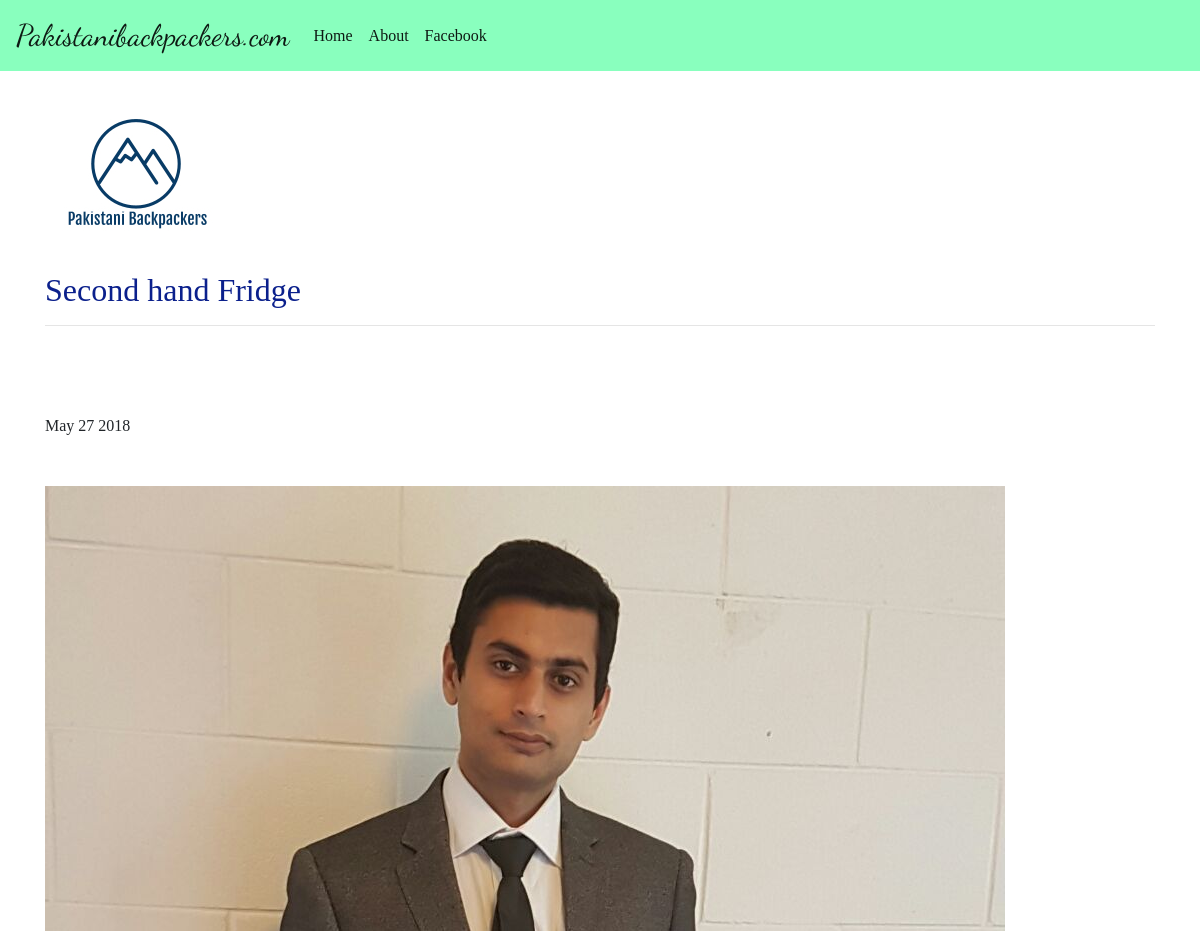
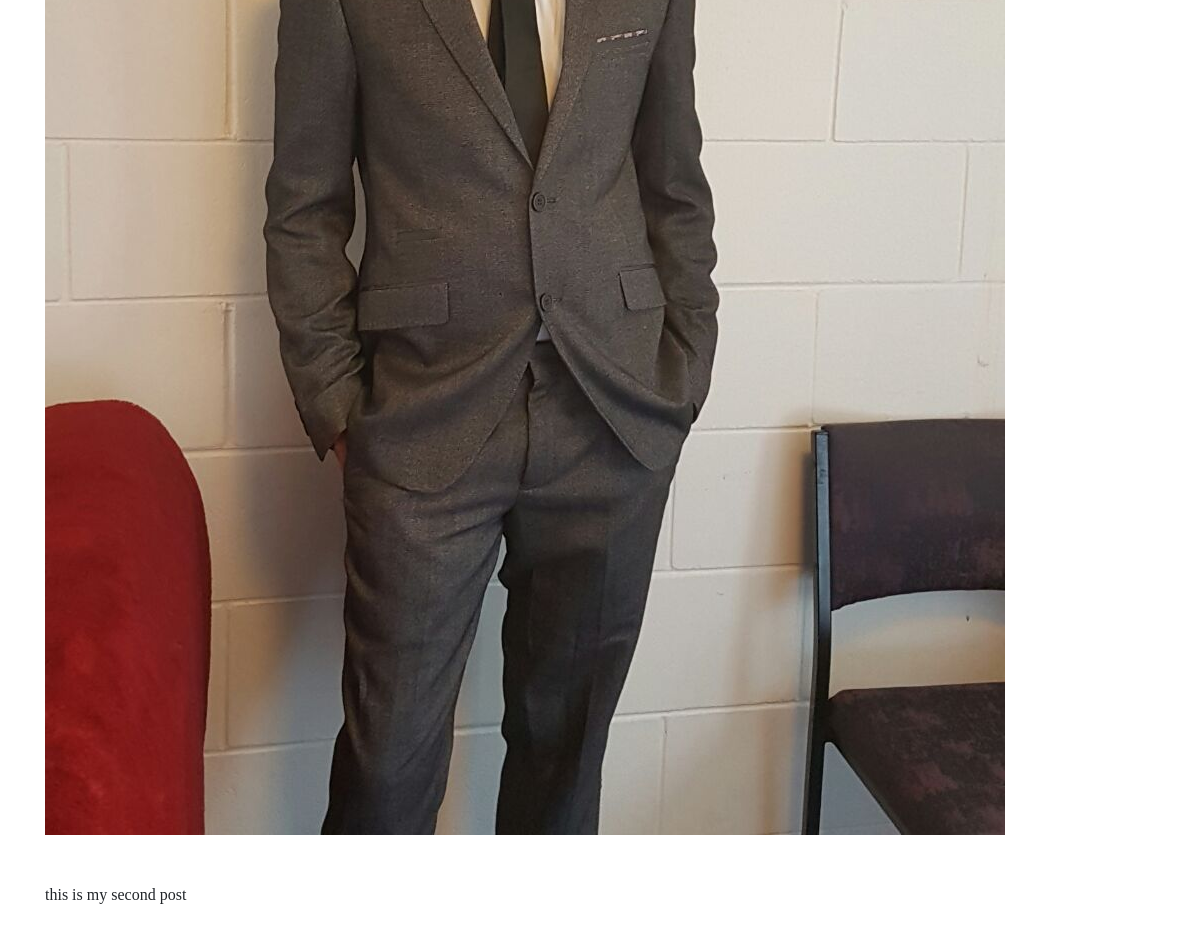
The app's page /blog/2/ with its own data (2 pictures, top to bottom).
### blog/models.py (models this page shows, shortened)
class Post(models.Model):
    title = models.CharField(max_length=250)
    pub_date = models.DateTimeField()
    image = models.ImageField(upload_to = 'media/', default = True)
    body = models.TextField()
    def pub_date_pretty(self):
        return self.pub_date.strftime('%b %e %Y')

### blog/views.py (the view)
# urls.py: path('blog/<int:pk>/',views.post_details, name= 'post_detail'),
def post_details(request,pk):
    post = get_object_or_404(Post, pk=pk)
    return render(request, 'blog/post_detail.html', {'post': post})

### blog/templates/blog/post_detail.html (shortened to what this page needs)
{% extends 'blog/base.html' %}
{% block content %}
<h2>{{ post.title }}</h2>
<hr>
<br>
<br>
<br>
{{ post.pub_date_pretty }}
<br><br><br>
<img src="{{ post.image.url }}">
<br><br><br>
{{ post.body }}
<br>
<br>
{% endblock %}

### blog/static/blog/css/base.css (style rules this page uses)
body { font-family: 'Playfair Display', serif; }
h2 { color: #0b208c; }

### records on screen
Post: title "Second hand Fridge", pub_date_pretty "May 27 2018", image (picture), body "this is my second post"
